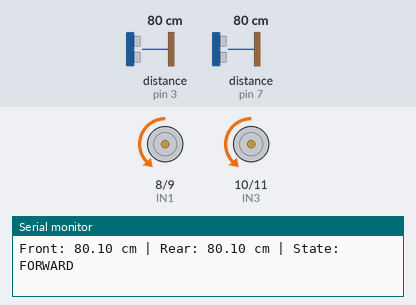
This sketch was run on a simulated Arduino Uno, built with avr-gcc and run on an emulated ATmega328P. Shown: motor-driver pin pairs drawn as motors (green arrow = first pin HIGH = forward, orange = second pin HIGH = backward, longer = more drive, scaled by the enable pin), the last lines printed to the serial monitor. Wiring (inferred from the names in the program): 2 × ultrasonic range finder: trigger pin 2, echo pin 3 / trigger pin 4, echo pin 7. Inputs (shaded band) come from the test bench; at power-on: distance to the obstacle (sensors on pin 3, pin 7) 80 cm. The echo pulse lasts 58.3 µs per cm.

Above: at 1.2 s.
1.3 s: distance to the obstacle (sensor on pin 3) set to 29 cm
4.3 s: distance to the obstacle (sensor on pin 3) set to 22 cm
At 5.6 s:
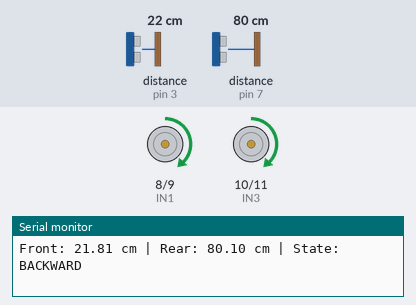
5.9 s: distance to the obstacle (sensor on pin 7) set to 28 cm
7.4 s: distance to the obstacle (sensor on pin 7) set to 24 cm
At 8.6 s:
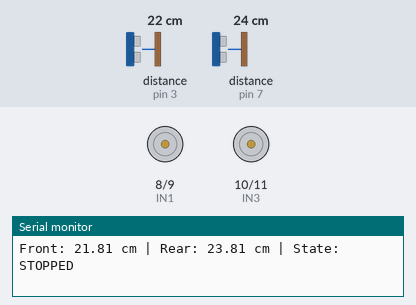
8.9 s: distance to the obstacle (sensor on pin 7) set to 35 cm
At 10.0 s:
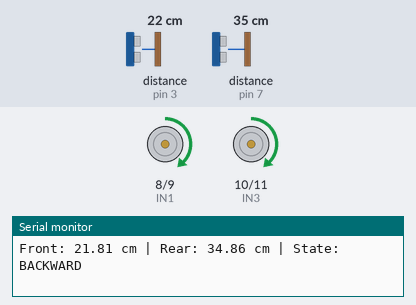
10.5 s: distance to the obstacle (sensor on pin 7) set to 2 cm
At 10.8 s:
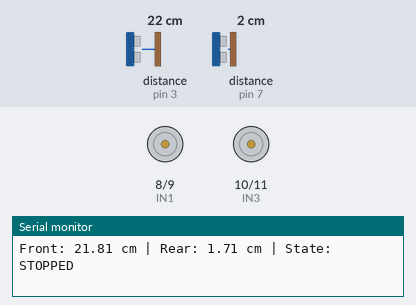
Timing chart, 0 to 13.0 s (numbered marks = the images above; inputs shaded):
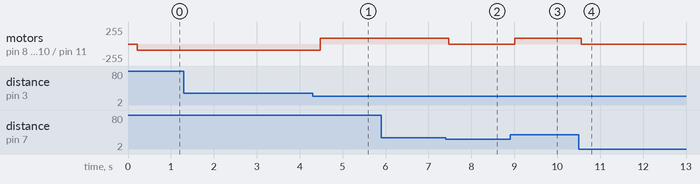

Measured:
- the behaviour switches between 26 and 25 cm on distance to the obstacle (sensor on pin 3) (found by bisection; images 0 and 1)
- the behaviour switches between 26 and 25 cm on distance to the obstacle (sensor on pin 7) (found by bisection; images 1 and 2)
- after the input at 4.3 s, motor on pin 8 (IN1) / pin 9 (IN2), motor on pin 10 (IN3) / pin 11 (IN4): backward 90/255 → forward 90/255 after 0.18 s
- after the input at 7.4 s, motor on pin 8 (IN1) / pin 9 (IN2), motor on pin 10 (IN3) / pin 11 (IN4): forward 90/255 → stopped after 0.07 s
- after the input at 8.9 s, motor on pin 8 (IN1) / pin 9 (IN2), motor on pin 10 (IN3) / pin 11 (IN4): stopped → forward 90/255 after 0.11 s
- after the input at 10.5 s, motor on pin 8 (IN1) / pin 9 (IN2), motor on pin 10 (IN3) / pin 11 (IN4): forward 90/255 → stopped after 0.06 s

The sketch:

sketch_aug29a.ino
```cpp
// Straight-line robot using 2x HC-SR04 + L298N + 4 DC motors (software fix for left/right wiring)
// Behavior:
// - FRONT < THRESH → BACKWARD
// - REAR  < THRESH → FORWARD
// - BOTH blocked → STOP
// - ELSE → default forward

#define FRONT_TRIG 2
#define FRONT_ECHO 3
#define REAR_TRIG  4
#define REAR_ECHO  7

// L298N pins
#define ENA 5   // Left PWM
#define IN1 8
#define IN2 9
#define IN3 10
#define IN4 11
#define ENB 6   // Right PWM

// Tunables
const int PWM_SLOW = 90;
const int PWM_STOP = 0;
const int THRESH_CM = 25;
const bool DEFAULT_FORWARD = true;
const uint32_t MEAS_TIMEOUT_US = 30000UL;
const uint8_t SAMPLES = 3;
const uint16_t MIN_SWITCH_MS = 200;

enum State {STOPPED, FORWARD, BACKWARD};
State current = STOPPED;
unsigned long lastSwitch = 0;

// ---- Ultrasonic helpers ----
unsigned long readEchoUS(int trigPin, int echoPin) {
  digitalWrite(trigPin, LOW); delayMicroseconds(3);
  digitalWrite(trigPin, HIGH); delayMicroseconds(10);
  digitalWrite(trigPin, LOW);
  return pulseIn(echoPin, HIGH, MEAS_TIMEOUT_US);
}

float readDistanceCM(int trigPin, int echoPin) {
  unsigned long us[SAMPLES];
  for (uint8_t i=0; i<SAMPLES; i++) {
    us[i] = readEchoUS(trigPin, echoPin);
    delay(10);
  }
  // sort
  for (uint8_t i=0; i<SAMPLES; i++)
    for (uint8_t j=i+1; j<SAMPLES; j++)
      if (us[j]<us[i]) { unsigned long t=us[i]; us[i]=us[j]; us[j]=t; }

  return (us[SAMPLES/2]==0) ? 9999.0 : (us[SAMPLES/2]/58.0);
}

// ---- Motor helpers ----

// Left side (software fix: invert forward/backward)
void setLeft(int pwm, bool forward) {
  analogWrite(ENA, pwm);
  if(forward) { digitalWrite(IN1, LOW);  digitalWrite(IN2, HIGH); } // inverted
  else        { digitalWrite(IN1, HIGH); digitalWrite(IN2, LOW);  }
}

// Right side (normal)
void setRight(int pwm, bool forward) {
  analogWrite(ENB, pwm);
  if(forward) { digitalWrite(IN3, LOW);  digitalWrite(IN4, HIGH); }
  else        { digitalWrite(IN3, HIGH); digitalWrite(IN4, LOW);  }
}

void drive(State s) {
  switch(s) {
    case FORWARD:
      setLeft(PWM_SLOW, true);
      setRight(PWM_SLOW, true);
      break;
    case BACKWARD:
      setLeft(PWM_SLOW, false);
      setRight(PWM_SLOW, false);
      break;
    default:
      setLeft(PWM_STOP, true);
      setRight(PWM_STOP, true);
      break;
  }
}

void setState(State next) {
  if(next!=current && (millis()-lastSwitch)>=MIN_SWITCH_MS){
    current = next;
    lastSwitch = millis();
    drive(current);
  }
}

void setup() {
  pinMode(FRONT_TRIG, OUTPUT);
  pinMode(FRONT_ECHO, INPUT);
  pinMode(REAR_TRIG, OUTPUT);
  pinMode(REAR_ECHO, INPUT);

  pinMode(ENA, OUTPUT);
  pinMode(IN1, OUTPUT);
  pinMode(IN2, OUTPUT);
  pinMode(IN3, OUTPUT);
  pinMode(IN4, OUTPUT);
  pinMode(ENB, OUTPUT);

  drive(STOPPED);

  Serial.begin(9600);
  Serial.println("Robot ready.");
}

void loop() {
  float dFront = readDistanceCM(FRONT_TRIG, FRONT_ECHO);
  float dRear  = readDistanceCM(REAR_TRIG, REAR_ECHO);

  bool frontBlocked = (dFront <= THRESH_CM);
  bool rearBlocked  = (dRear  <= THRESH_CM);

  State wanted;
  if(frontBlocked && !rearBlocked)      wanted = BACKWARD;
  else if(rearBlocked && !frontBlocked) wanted = FORWARD;
  else if(frontBlocked && rearBlocked)  wanted = STOPPED;
  else                                   wanted = DEFAULT_FORWARD ? FORWARD : STOPPED;

  setState(wanted);

  // Debug
  Serial.print("Front: "); Serial.print(dFront);
  Serial.print(" cm | Rear: "); Serial.print(dRear);
  Serial.print(" cm | State: ");
  if(current==FORWARD) Serial.println("FORWARD");
  else if(current==BACKWARD) Serial.println("BACKWARD");
  else Serial.println("STOPPED");

  delay(30);
}
```
